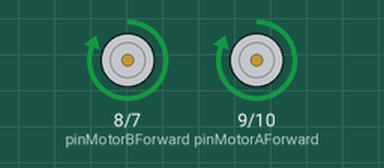
This program was run on a simulated Raspberry Pi (BCM pin numbers). Parts: motor-driver pin pairs drawn as motors (green arrow = first pin HIGH = forward, orange = second pin HIGH = backward, longer = more drive). At 4.0 s the program stops and its outputs stay as they are.

Above: at 0.1 s.
At 1.1 s:
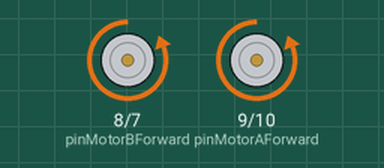
At 2.1 s:
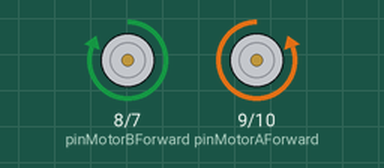
At 4.1 s:
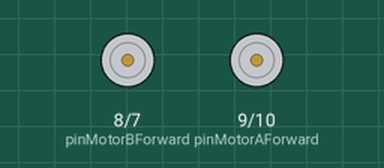
Timing chart, 0 to 5.5 s (numbered marks = the images above):
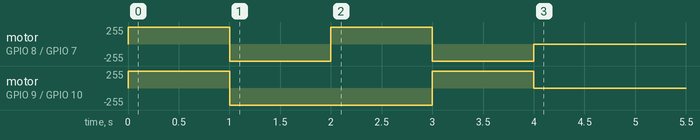

The program:

motor_drive.py
```python
# cam Jam Edukit 3 - Robotics
# Driving and turning
import RPi.GPIO as GPIO
import time

#set GPIO modes
GPIO.setmode(GPIO.BCM)
GPIO.setwarnings(False)

# set variables for GPIO motor Pins
pinMotorAForward = 9
pinMotorABackward = 10
pinMotorBForward = 8
pinMotorBBackward = 7

# Set the GPIO Pin Mode
GPIO.setup(pinMotorAForward, GPIO.OUT)
GPIO.setup(pinMotorABackward, GPIO.OUT)
GPIO.setup(pinMotorBForward, GPIO.OUT)
GPIO.setup(pinMotorBBackward, GPIO.OUT)

# Turn off all the motors
def stopmotors():
    GPIO.output(pinMotorAForward, 0)
    GPIO.output(pinMotorABackward, 0)
    GPIO.output(pinMotorBForward, 0)
    GPIO.output(pinMotorBBackward, 0)


def forward():
    GPIO.output(pinMotorAForward, 1)
    GPIO.output(pinMotorABackward, 0)
    GPIO.output(pinMotorBForward, 1)
    GPIO.output(pinMotorBBackward, 0)


def backward():
    GPIO.output(pinMotorAForward, 0)
    GPIO.output(pinMotorABackward, 1)
    GPIO.output(pinMotorBForward, 0)
    GPIO.output(pinMotorBBackward, 1)


def turnleft():
    GPIO.output(pinMotorAForward, 0)
    GPIO.output(pinMotorABackward, 1)
    GPIO.output(pinMotorBForward, 1)
    GPIO.output(pinMotorBBackward, 0)

def turnright():
    GPIO.output(pinMotorAForward, 1)
    GPIO.output(pinMotorABackward, 0)
    GPIO.output(pinMotorBForward, 0)
    GPIO.output(pinMotorBBackward, 1)


####
forward()
time.sleep(1)
backward()
time.sleep(1)
turnleft()
time.sleep(1)
turnright()
time.sleep(1)
stopmotors()

GPIO.cleanup()
```

Measured:
- by itself, motor on GPIO 9 (pinMotorAForward) / GPIO 10 (pinMotorABackward): stopped → forward 255/255 at 0.00 s, → backward 255/255 1.0 s later, → forward 255/255 2.0 s later, → stopped 1.0 s later
- by itself, motor on GPIO 8 (pinMotorBForward) / GPIO 7 (pinMotorBBackward): stopped → forward 255/255 at 0.00 s, → backward 255/255 1.0 s later, → forward 255/255 1.0 s later, → backward 255/255 1.0 s later, … (5 changes in this stretch)
